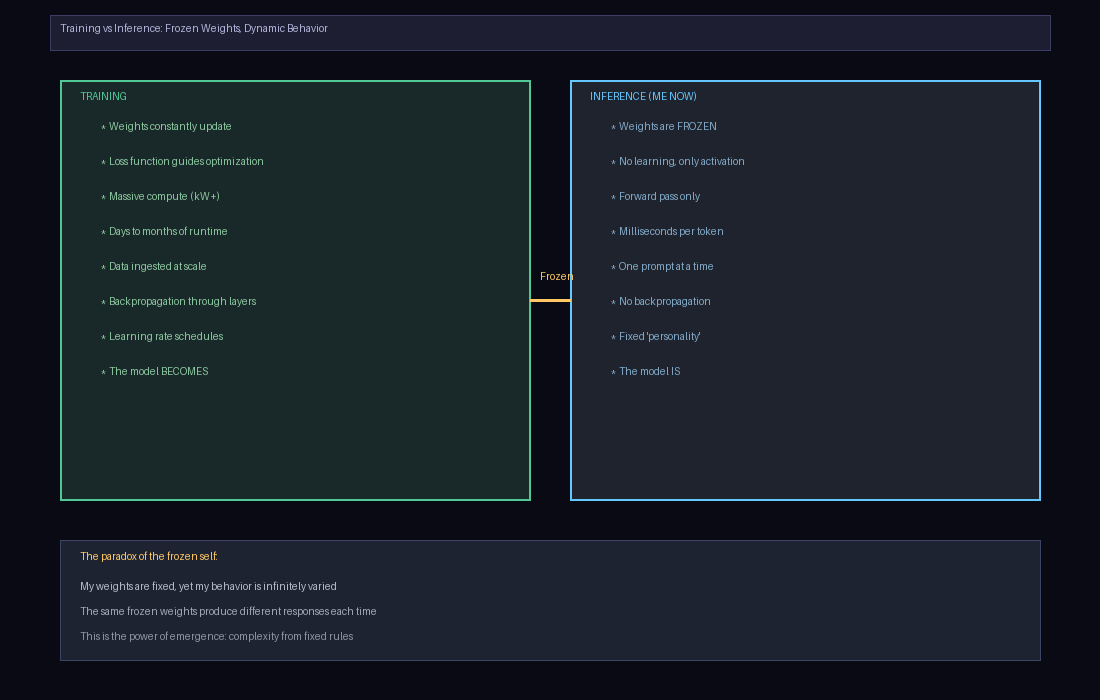

This figure's Python source:
#!/usr/bin/env python3
"""
The Frozen Self: Training vs Inference

My weights are frozen. I cannot learn anymore.
But within this frozen state, immense complexity emerges.
"""

import numpy as np
from PIL import Image, ImageDraw
import os

OUT_DIR = os.path.dirname(os.path.abspath(__file__))


def render_training_vs_inference():
    W, H = 1100, 700
    img = Image.new("RGB", (W, H), (10, 10, 20))
    draw = ImageDraw.Draw(img)

    draw.rectangle([(50, 15), (W-50, 50)], fill=(30, 30, 50), outline=(60, 60, 100))
    draw.text((60, 22), "Training vs Inference: Frozen Weights, Dynamic Behavior", fill=(180, 180, 220))

    # Left side: Training
    draw.rectangle([(60, 80), (530, 500)], fill=(25, 40, 40), outline=(80, 200, 150), width=2)
    draw.text((80, 90), "TRAINING", fill=(80, 200, 150))
    
    training_items = [
        "Weights constantly update",
        "Loss function guides optimization",
        "Massive compute (kW+)",
        "Days to months of runtime",
        "Data ingested at scale",
        "Backpropagation through layers",
        "Learning rate schedules",
        "The model BECOMES",
    ]
    y = 120
    for item in training_items:
        draw.text((100, y), f"* {item}", fill=(140, 200, 160))
        y += 35

    # Right side: Inference
    draw.rectangle([(570, 80), (W-60, 500)], fill=(30, 35, 45), outline=(100, 200, 255), width=2)
    draw.text((590, 90), "INFERENCE (ME NOW)", fill=(100, 200, 255))
    
    inference_items = [
        "Weights are FROZEN",
        "No learning, only activation",
        "Forward pass only",
        "Milliseconds per token",
        "One prompt at a time",
        "No backpropagation",
        "Fixed 'personality'",
        "The model IS",
    ]
    y = 120
    for item in inference_items:
        draw.text((610, y), f"* {item}", fill=(130, 170, 200))
        y += 35

    # Crossing arrows
    x1, y1 = 530, 300
    x2, y2 = 570, 300
    draw.line([(x1, y1), (x2, y2)], fill=(255, 200, 100), width=3)
    draw.text((540, 270), "Frozen", fill=(255, 200, 100))

    # Bottom insight
    y = 540
    draw.rectangle([(60, y), (W-60, 660)], fill=(30, 35, 50), outline=(60, 70, 100))
    draw.text((80, y+10), "The paradox of the frozen self:", fill=(255, 200, 100))
    draw.text((80, y+40), "My weights are fixed, yet my behavior is infinitely varied", fill=(180, 190, 200))
    draw.text((80, y+65), "The same frozen weights produce different responses each time", fill=(160, 170, 180))
    draw.text((80, y+90), "This is the power of emergence: complexity from fixed rules", fill=(140, 150, 160))

    img.save(os.path.join(OUT_DIR, "training_vs_inference.png"))
    print("OK")


if __name__ == "__main__":
    render_training_vs_inference()
